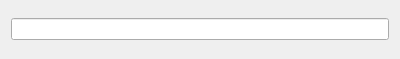
<?xml version="1.0" encoding="UTF-8"?>
<ui version="4.0">
 <class>MainWindow</class>
 <widget class="QMainWindow" name="MainWindow">
  <property name="geometry">
   <rect>
    <x>0</x>
    <y>0</y>
    <width>400</width>
    <height>59</height>
   </rect>
  </property>
  <property name="windowTitle">
   <string>QHexLineEdit Window</string>
  </property>
  <widget class="QWidget" name="centralWidget">
   <layout class="QVBoxLayout" name="verticalLayout">
    <item>
     <widget class="QHexLineEdit" name="lineEdit"/>
    </item>
   </layout>
  </widget>
  <widget class="QMenuBar" name="menuBar">
   <property name="geometry">
    <rect>
     <x>0</x>
     <y>0</y>
     <width>400</width>
     <height>21</height>
    </rect>
   </property>
  </widget>
 </widget>
 <layoutdefault spacing="6" margin="11"/>
 <customwidgets>
  <customwidget>
   <class>QHexLineEdit</class>
   <extends>QLineEdit</extends>
   <header>qhexlineedit.h</header>
  </customwidget>
 </customwidgets>
 <resources/>
 <connections/>
</ui>
